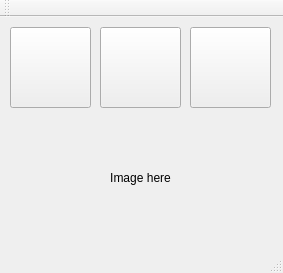
<?xml version="1.0" encoding="UTF-8"?>
<ui version="4.0">
 <class>MainWindow</class>
 <widget class="QMainWindow" name="MainWindow">
  <property name="geometry">
   <rect>
    <x>0</x>
    <y>0</y>
    <width>283</width>
    <height>273</height>
   </rect>
  </property>
  <property name="windowTitle">
   <string>MainWindow</string>
  </property>
  <widget class="QWidget" name="centralWidget">
   <widget class="QPushButton" name="pushButton_1">
    <property name="geometry">
     <rect>
      <x>10</x>
      <y>10</y>
      <width>81</width>
      <height>81</height>
     </rect>
    </property>
    <property name="text">
     <string/>
    </property>
    <property name="icon">
     <iconset resource="images.qrc">
      <normaloff>:/images/icons/Button-Log-Off-icon.png</normaloff>:/images/icons/Button-Log-Off-icon.png</iconset>
    </property>
    <property name="iconSize">
     <size>
      <width>64</width>
      <height>64</height>
     </size>
    </property>
   </widget>
   <widget class="QPushButton" name="pushButton_2">
    <property name="geometry">
     <rect>
      <x>100</x>
      <y>10</y>
      <width>81</width>
      <height>81</height>
     </rect>
    </property>
    <property name="text">
     <string/>
    </property>
    <property name="icon">
     <iconset resource="images.qrc">
      <normaloff>:/images/icons/Button-Turn-Off-icon.png</normaloff>:/images/icons/Button-Turn-Off-icon.png</iconset>
    </property>
    <property name="iconSize">
     <size>
      <width>64</width>
      <height>64</height>
     </size>
    </property>
   </widget>
   <widget class="QPushButton" name="pushButton_3">
    <property name="geometry">
     <rect>
      <x>190</x>
      <y>10</y>
      <width>81</width>
      <height>81</height>
     </rect>
    </property>
    <property name="text">
     <string/>
    </property>
    <property name="icon">
     <iconset resource="images.qrc">
      <normaloff>:/images/icons/Button-Turn-On-icon.png</normaloff>:/images/icons/Button-Turn-On-icon.png</iconset>
    </property>
    <property name="iconSize">
     <size>
      <width>64</width>
      <height>64</height>
     </size>
    </property>
   </widget>
   <widget class="QLabel" name="label">
    <property name="geometry">
     <rect>
      <x>100</x>
      <y>120</y>
      <width>81</width>
      <height>81</height>
     </rect>
    </property>
    <property name="text">
     <string>Image here</string>
    </property>
    <property name="alignment">
     <set>Qt::AlignCenter</set>
    </property>
   </widget>
  </widget>
  <widget class="QMenuBar" name="menuBar">
   <property name="geometry">
    <rect>
     <x>0</x>
     <y>0</y>
     <width>283</width>
     <height>27</height>
    </rect>
   </property>
  </widget>
  <widget class="QToolBar" name="mainToolBar">
   <attribute name="toolBarArea">
    <enum>TopToolBarArea</enum>
   </attribute>
   <attribute name="toolBarBreak">
    <bool>false</bool>
   </attribute>
  </widget>
  <widget class="QStatusBar" name="statusBar"/>
 </widget>
 <layoutdefault spacing="6" margin="11"/>
 <resources>
  <include location="images.qrc"/>
 </resources>
 <connections/>
</ui>
